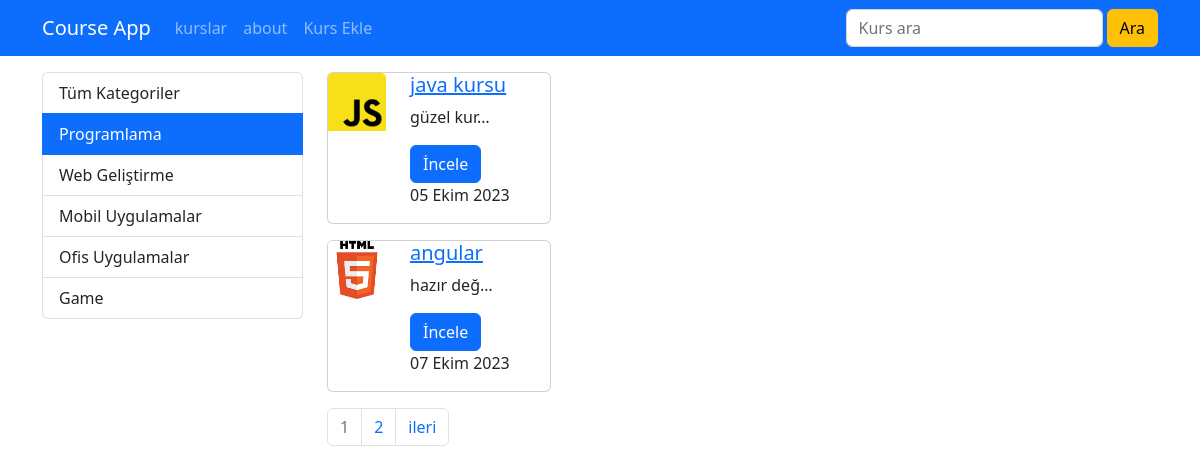
/kurs/kategori/programlama, run on an earlier commit of the app's database.
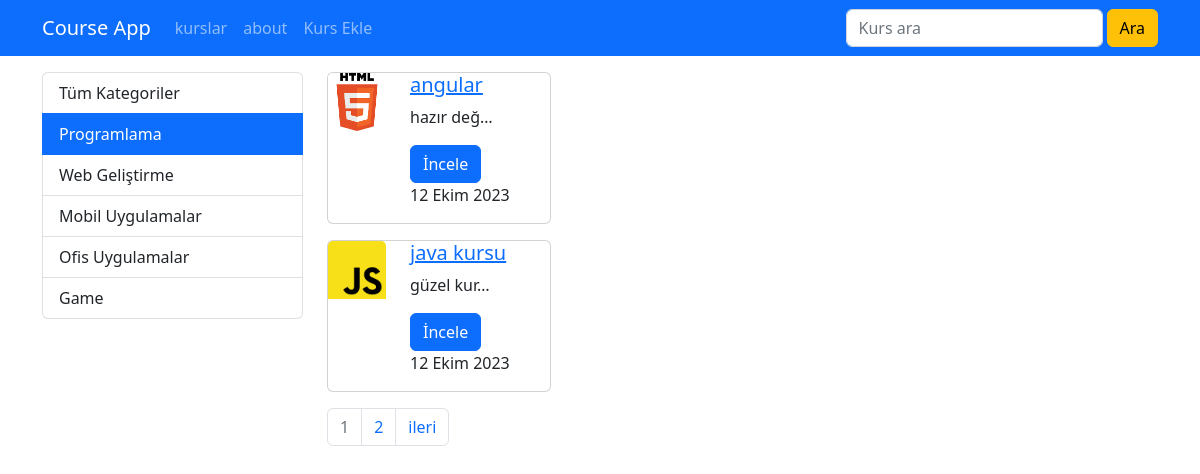
And on a later commit of the database.
### courses/models.py (models this page shows, shortened)
class Category(models.Model):
    name = models.CharField(max_length=40)
    slug = models.SlugField(default="", db_index=True, null= False, unique=True, max_length=50)

class course(models.Model):
    title = models.CharField(max_length=50)
    description = models.TextField()
    imageUrl = models.CharField(max_length=50, blank=False)
    date = models.DateField(auto_now=True)
    isActive = models.BooleanField(default=False)
    isHome = models.BooleanField(default=False)
    slug = models.SlugField(default="",blank=True,  null=False, unique=True, db_index=True)
    categories =models.ManyToManyField(Category)

### courses/views.py (the view)
# urls.py: path("kategori/<slug:slug>", views.getCoursesByCategory, name="courses_by"),
def getCoursesByCategory(request,slug):
        kurslar = course.objects.filter(categories__slug=slug, isActive=True).order_by("date")
        kategoriler = Category.objects.all()
        paginator = Paginator(kurslar, 2)
        page = request.GET.get('page', 1)
        page_obj = paginator.page(page)
        return render(request, 'courses/list.html', {
        'categories' : kategoriler,
        'courses' : page_obj,
        'selected_category' : slug
        })

### courses/templates/courses/list.html (shortened to what this page needs)
{% extends "layout.html" %}
{% load static %}
{% block body %}
<div class="container mt-3">
    <div class="row">
        <div class="col-3" >
          {% include "courses/partials/_category.html" %}
        </div>
        <div class="col-9">
          {% for cours in courses %}
                  {% include "courses/partials/_course.html" %}
          {% endfor %}
          {% include "courses/partials/_pagination.html" %}
          </div>
    </div>
</div>
{% endblock body %}

### templates/layout.html (shortened to what this page needs)
{% load static %}
<!DOCTYPE html>
<html lang="en">
<head>
    <link rel="stylesheet" href="{% static 'css/bootstrap.min.css' %}" />
  </head>
<body>
  {% include "partials/_navbar.html" %}
  {% block body %}
  {% endblock body %}
</body>
</html>

### templates/partials/_navbar.html
<nav class="navbar navbar-expand-lg bg-primary navbar-dark">
    <div class="container">
      <a class="navbar-brand" href="{% url "index" %}">Course App</a>
      <ul class="navbar-nav me-auto">
        <li class ="nav-item">
            <a href="/kurs" class ="nav-link">kurslar</a>
        </li>
        <li class ="nav-item">
            <a href="/about" class ="nav-link">about</a>
        </li>
        <li class ="nav-item">
            <a href="{% url "course_create" %}" class ="nav-link">Kurs Ekle</a>
        </li>
      </ul>
        <form class="d-flex" action="{% url 'search' %}">
          <input class="form-control me-1" type="text" name ="q"placeholder="Kurs ara" >
          <button class="btn btn-warning my-2 my-sm-0" type="submit">Ara</button>
        </form>
    </div>
</nav>

### courses/templates/courses/partials/_category.html
  <div class="list-group">
    <a href="/kurs" class="list-group-item list-group-item-action{% if selected_category is None %} active{% endif %}">Tüm Kategoriler</a>
    {% for categor in categories %}
       <a href="{% url 'courses_by' categor.slug %}" class="list-group-item list-group-item-action {% if selected_category == categor.slug %} active{% endif %}" >{{categor.name|title}}</a>
       {% endfor %}
 </div>

### courses/templates/courses/partials/_course.html (shortened to what this page needs)
{% load static %}
<div class="card mb-3" style="width: 14rem;">
    <div class="row">
        <div class="col-4 ">
            <img class="card-img-top" src="{% static 'courses/img/' %}{{ cours.imageUrl }}" alt="{{cours.title}}">
        </div>
        <div class="col-8 ">
          <h5 class="card-title">
              <a href="{% url 'course_details' cours.slug  %}">
                  {{cours.title}}
              </a>
          </h5>
          <p class="card-text">{{cours.description|truncatechars:10}}</p>
          <a href="{% url 'course_details' cours.slug %}" class="btn btn-primary">İncele</a>
          <p>{{cours.date}}</p>
        </div>
    </div>
  </div>

### courses/templates/courses/partials/_pagination.html (shortened to what this page needs)
{% if courses.paginator.num_pages > 1 %}
            <nav aria-label="Page navigation example">
              <ul class="pagination">
                {% for i in courses.paginator.page_range %}
                {% if courses.number == i %}
                  <li class="page-item disabled"><a class="page-link" href="#">{{i}}</a></li>
                {% else %}
                  <li class="page-item"><a class="page-link" href="?page={{i}}">{{i}}</a></li>
                {% endif %}
                {% endfor %}
                {% if courses.has_next %}
                <li class="page-item"><a class="page-link" href="?page={{courses.next_page_number}}">ileri</a></li>
                {% endif %}
              </ul>
            </nav>
          {% endif %}

What changed in the data, as far as the page shows it:
changed course "angular": date "07 Ekim 2023" → "12 Ekim 2023"; moves up the list
changed course "java kursu": date "05 Ekim 2023" → "12 Ekim 2023"
